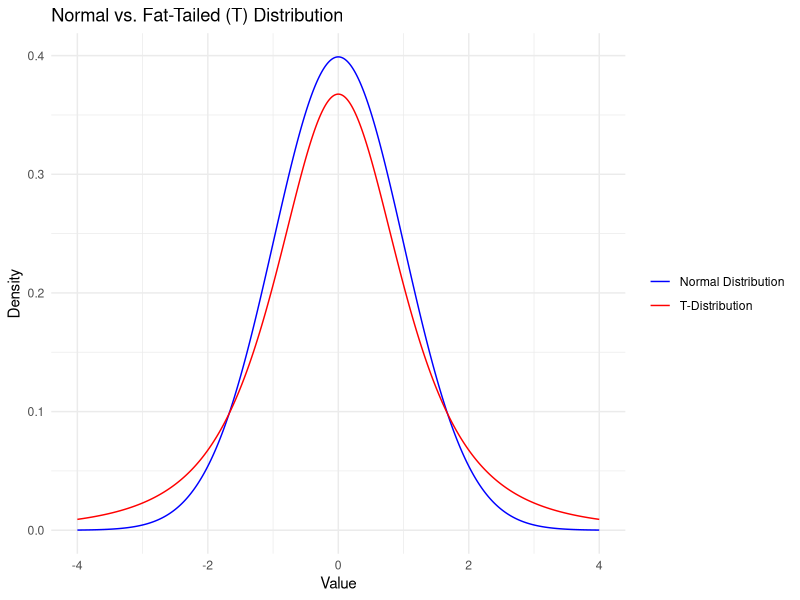

Reproduce this figure in R.
library(ggplot2)

# Parameters
mu <- 0  # Mean for the normal distribution
sigma <- 1  # Standard deviation for the normal distribution
df <- 3  # Degrees of freedom for the t-distribution (lower = fatter tails)

# Generate data
x <- seq(-4, 4, by = 0.01)
normal_dist <- dnorm(x, mean = mu, sd = sigma)
tdist <- dt((x - mu) / sigma, df = df) / sigma

# Data frame for plotting
data <- data.frame(x = x, Normal = normal_dist, TDist = tdist)

# Plot
ggplot(data, aes(x = x)) +
  geom_line(aes(y = Normal, color = "Normal Distribution")) +
  geom_line(aes(y = TDist, color = "T-Distribution")) +
  labs(title = "Normal vs. Fat-Tailed (T) Distribution",
       x = "Value",
       y = "Density") +
  scale_color_manual(values = c("Normal Distribution" = "blue", "T-Distribution" = "red")) +
  theme_minimal() +
  theme(legend.title = element_blank())
